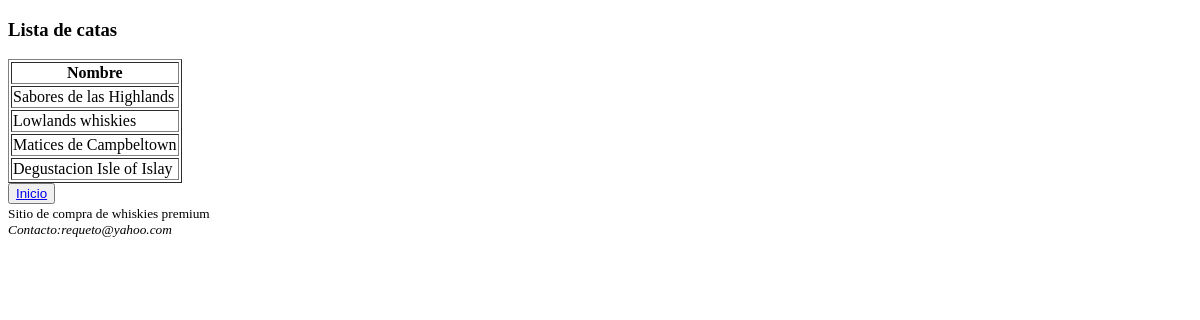
Page /cata/list on the earlier database version.
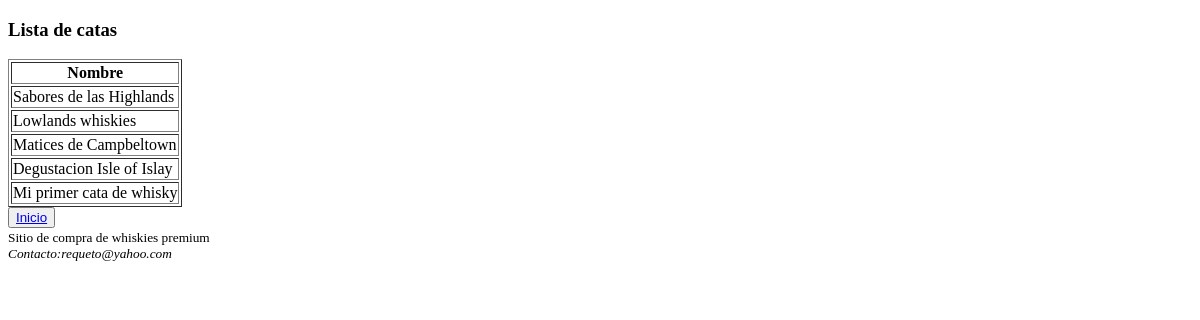
Same page on the later database version.
### CaskApp/models.py (models this page shows, shortened)
class Cata(models.Model):
    nombre = models.CharField(max_length= 100)
    fechaInicio = models.DateField()
    presencial = models.BooleanField()
    enVivo = models.BooleanField()

### CaskApp/views.py (the view)
# urls.py: path('cata/list', views.cata_list, name='cata_list'),
def cata_list(request):
    consulta = models.Cata.objects.all()
    contexto = {'catas': consulta}
    return render(request, 'CaskApp/cata_list.html', contexto)

### CaskApp/Templates/CaskApp/cata_list.html (shortened to what this page needs)
{% extends 'CaskApp/base.html' %}
{% block contenido %}
<h3>Lista de catas</h3>
    <table border='1'>
        <thead>
            <th>Nombre</th>
        </thead>
        <tbody>
	        {% for cata in catas %}
		        <tr>
				    <td>{{cata.nombre}}</td>
		        </tr>
	        {% endfor %}
        </tbody>
    </table>
<button><a href="{% url 'index' %}">Inicio</a></button>
{% endblock contenido %}

Differences in the rows shown:
added Cata: nombre "Mi primer cata de whisky"
